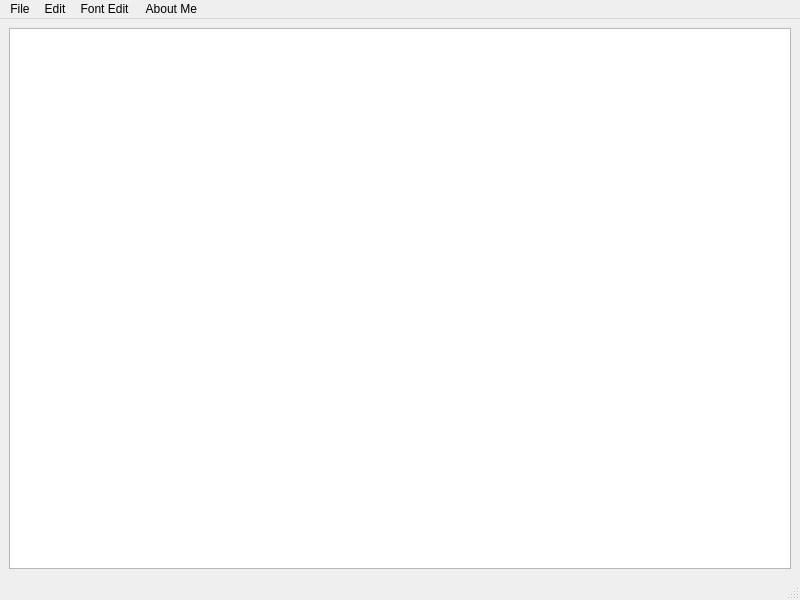
<?xml version="1.0" encoding="UTF-8"?>
<ui version="4.0">
 <class>MainWindow</class>
 <widget class="QMainWindow" name="MainWindow">
  <property name="geometry">
   <rect>
    <x>0</x>
    <y>0</y>
    <width>800</width>
    <height>600</height>
   </rect>
  </property>
  <property name="windowTitle">
   <string>MainWindow</string>
  </property>
  <widget class="QWidget" name="centralwidget">
   <layout class="QVBoxLayout" name="verticalLayout">
    <item>
     <widget class="QTextEdit" name="textEdit"/>
    </item>
   </layout>
  </widget>
  <widget class="QStatusBar" name="statusbar"/>
  <widget class="QMenuBar" name="menubar">
   <property name="geometry">
    <rect>
     <x>0</x>
     <y>0</y>
     <width>800</width>
     <height>17</height>
    </rect>
   </property>
   <widget class="QMenu" name="menuFile">
    <property name="title">
     <string>File</string>
    </property>
    <addaction name="actionNew"/>
    <addaction name="actionOpen"/>
    <addaction name="separator"/>
    <addaction name="actionSave"/>
    <addaction name="actionSave_as"/>
   </widget>
   <widget class="QMenu" name="menuEdit">
    <property name="title">
     <string>Edit</string>
    </property>
    <addaction name="actionCut"/>
    <addaction name="actionCopy"/>
    <addaction name="actionPaste"/>
    <addaction name="separator"/>
    <addaction name="actionRedo"/>
    <addaction name="actionUndo"/>
   </widget>
   <widget class="QMenu" name="menuAbout">
    <property name="title">
     <string> About Me</string>
    </property>
    <addaction name="actionResume"/>
   </widget>
   <widget class="QMenu" name="menuFont_Edit">
    <property name="title">
     <string>Font Edit</string>
    </property>
    <addaction name="actionText"/>
   </widget>
   <addaction name="menuFile"/>
   <addaction name="menuEdit"/>
   <addaction name="menuFont_Edit"/>
   <addaction name="menuAbout"/>
  </widget>
  <action name="actionNew">
   <property name="text">
    <string>New</string>
   </property>
   <property name="shortcut">
    <string>Ctrl+N</string>
   </property>
  </action>
  <action name="actionOpen">
   <property name="text">
    <string>Open</string>
   </property>
   <property name="shortcut">
    <string>Ctrl+O</string>
   </property>
  </action>
  <action name="actionSave">
   <property name="text">
    <string>Save</string>
   </property>
   <property name="shortcut">
    <string>Ctrl+S</string>
   </property>
  </action>
  <action name="actionSave_as">
   <property name="text">
    <string>Save as</string>
   </property>
   <property name="shortcut">
    <string>Ctrl+Shift+S</string>
   </property>
  </action>
  <action name="actionCut">
   <property name="text">
    <string>Cut</string>
   </property>
   <property name="shortcut">
    <string>Ctrl+X</string>
   </property>
  </action>
  <action name="actionCopy">
   <property name="text">
    <string>Copy</string>
   </property>
   <property name="shortcut">
    <string>Ctrl+C</string>
   </property>
  </action>
  <action name="actionPaste">
   <property name="text">
    <string>Paste</string>
   </property>
   <property name="shortcut">
    <string>Ctrl+V</string>
   </property>
  </action>
  <action name="actionRedo">
   <property name="text">
    <string>Redo</string>
   </property>
   <property name="shortcut">
    <string>Ctrl+Y</string>
   </property>
  </action>
  <action name="actionUndo">
   <property name="text">
    <string>Undo</string>
   </property>
   <property name="shortcut">
    <string>Ctrl+Z</string>
   </property>
  </action>
  <action name="actionResume">
   <property name="text">
    <string>Resume</string>
   </property>
  </action>
  <action name="actionText">
   <property name="text">
    <string>Text</string>
   </property>
  </action>
 </widget>
 <resources/>
 <connections/>
</ui>
